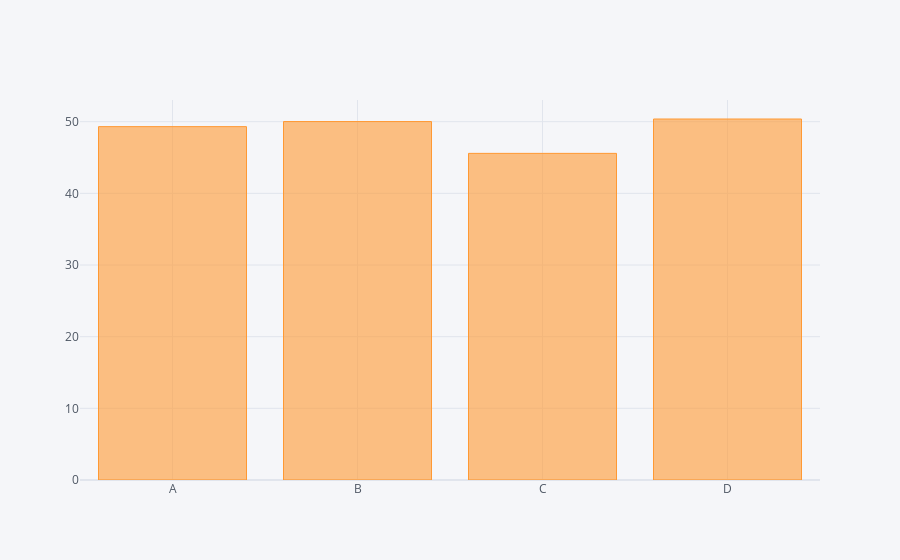

Write notebook code for a chart like this one.
### Code cell
df.sum().iplot(kind='bar')

### Figure 1 — Plotly figure (JSON) as saved in the notebook; plotly's stock layout.template omitted (floating-point values rounded to 4 significant figures)
{"data": [{"marker": {"color": "rgba(255, 153, 51, 0.6)", "line": {"color": "rgba(255, 153, 51, 1.0)", "width": 1}}, "name": "None", "orientation": "v", "text": "", "type": "bar", "x": ["A", "B", "C", "D"], "y": [49.31, 50.02, 45.58, 50.38]}], "layout": {"autosize": true, "legend": {"bgcolor": "#F5F6F9", "font": {"color": "#4D5663"}}, "paper_bgcolor": "#F5F6F9", "plot_bgcolor": "#F5F6F9", "title": {"font": {"color": "#4D5663"}}, "xaxis": {"autorange": true, "gridcolor": "#E1E5ED", "range": [-0.5, 3.5], "showgrid": true, "tickfont": {"color": "#4D5663"}, "title": {"font": {"color": "#4D5663"}, "text": ""}, "type": "category", "zerolinecolor": "#E1E5ED"}, "yaxis": {"autorange": true, "gridcolor": "#E1E5ED", "range": [0, 53.03], "showgrid": true, "tickfont": {"color": "#4D5663"}, "title": {"font": {"color": "#4D5663"}, "text": ""}, "type": "linear", "zerolinecolor": "#E1E5ED"}}}
